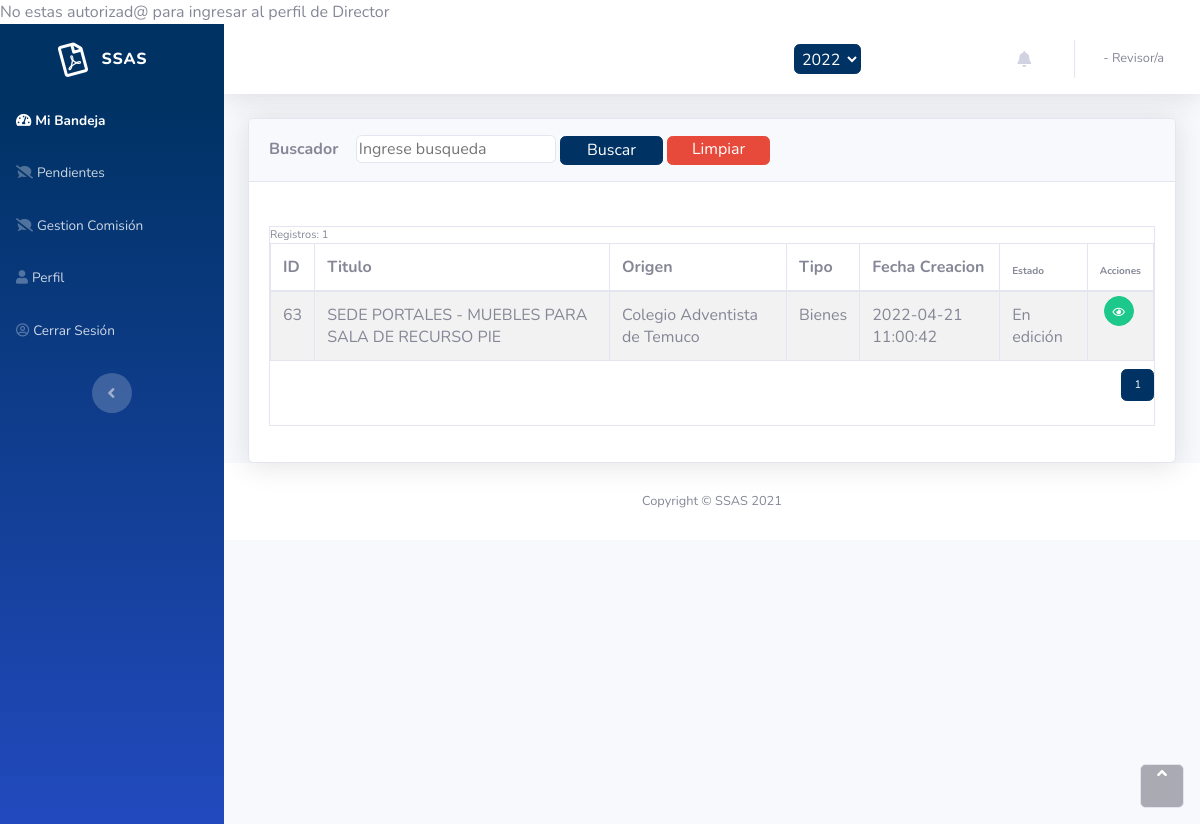
The app's page /Revisor/inicio.php (signed in) with its own data.
### tables this page shows
CREATE TABLE `solicitudes` (
  `id` int(11) NOT NULL,
  `rut_creador` varchar(20) NOT NULL,
  `rbd_colegio` varchar(20) NOT NULL,
  `tipo` varchar(12) NOT NULL,
  `titulo` varchar(100) NOT NULL,
  `justificacion` varchar(500) NOT NULL,
  `precio_total` int(11) DEFAULT NULL,
  `id_estado_actual` int(11) NOT NULL,
  `fecha_hora` datetime NOT NULL DEFAULT CURRENT_TIMESTAMP,
  `voto_interno` varchar(20) DEFAULT NULL,
  `fecha_voto_interno` date DEFAULT NULL
);

CREATE TABLE `colegios` (
  `rbd` varchar(20) NOT NULL,
  `rut_fundacion` varchar(20) NOT NULL,
  `nombre` varchar(100) NOT NULL,
  `direccion` varchar(100) NOT NULL
);

CREATE TABLE `estados` (
  `id` int(11) NOT NULL,
  `nombre` varchar(50) NOT NULL
);

### Revisor/inicio.php (the view, shortened to what this page needs)
<!DOCTYPE html>
<html>
<head>
    <link rel="stylesheet" href="../assets/bootstrap/css/bootstrap.min.css">
    <link rel="stylesheet" href="../assets/fonts/fontawesome-all.min.css">
    <link rel="stylesheet" type="text/css" href="../assets/alertifyjs/css/alertify.css">
    <link rel="stylesheet" type="text/css" href="../assets/alertifyjs/css/themes/default.css">
</head>
<body id="page-top">
    <div id="wrapper">
        <nav class="navbar navbar-dark align-items-start sidebar sidebar-dark accordion bg-gradient-primary p-0" style="background-color: rgb(0,50,100);">
            <div class="container-fluid d-flex flex-column p-0">
                <a class="navbar-brand d-flex justify-content-center align-items-center sidebar-brand m-0" href="#">
                    <div class="sidebar-brand-icon rotate-n-15"><i class="far fa-file-pdf"></i></div>
                    <div class="sidebar-brand-text mx-3"><span>SSAS</span></div>
                </a>
                <ul class="nav navbar-nav text-light" id="accordionSidebar">
                    <li class="nav-item"><a class="nav-link active" href="inicio.php"><i class="fas fa-tachometer-alt"></i><span>Mi Bandeja</span></a></li>
                    <li class="nav-item"><a class="nav-link" href="solicitudes-pendientes.php"><i class="fas fa-comment-slash"></i><span>Pendientes</span></a></li>
                    <li class="nav-item"><a class="nav-link" href="comision-interna.php"><i class="fas fa-comment-slash"></i><span>Gestion Comisión</span></a></li>
                    <li class="nav-item"><a class="nav-link" href="perfil.php"><i class="fas fa-user"></i><span>Perfil</span></a></li>
                    <li class="nav-item"><a class="nav-link" href="../inicio_sesion.php"><i class="far fa-user-circle"></i><span>Cerrar Sesión</span></a></li>
                </ul>
                <div class="text-center d-none d-md-inline"><button class="btn rounded-circle border-0" id="sidebarToggle" type="button"></button></div>
            </div>
        </nav>
        <div class="d-flex flex-column" id="content-wrapper">
            <div id="content">
                <nav class="navbar navbar-light navbar-expand bg-white shadow mb-4 topbar static-top">
                    <div class="container-fluid"><button class="btn btn-link d-md-none rounded-circle mr-3" id="sidebarToggleTop" type="button"><i class="fas fa-bars"></i></button>
                        <div class="btn-group" style="height: 30px;font-size: 10px;padding: 0px;margin: 0px;">
                            <select class="btn btn-primary" name="yearFilter" id="yearFilter" type="button" style="padding: 3px;">
                                <option value="2022">2022</option>
                            </select>
                        </div>
                    <ul class="nav navbar-nav flex-nowrap ml-auto">
                        <li class="nav-item dropdown no-arrow mx-1">
                            <div class="nav-item dropdown no-arrow"><a class="dropdown-toggle nav-link" data-toggle="dropdown" aria-expanded="false" href="#"><i class="fas fa-bell fa-fw"></i></a>
                            </div>
                        </li>
                        <li class="nav-item dropdown no-arrow">
                            <div class="nav-item dropdown no-arrow">
                                <a class="dropdown-toggle nav-link" data-toggle="dropdown" aria-expanded="false" href="#"><span class="d-none d-lg-inline mr-2 text-gray-600 small"><?php echo $userName;?> - Revisor/a</span></a>
                            </div>
                        </li>
                    </ul>
            </div>
            </nav>
            <div class="container-fluid" style="margin: 0px;">
                <div class="card shadow">
                    <form action="inicio.php" method="post">
                    <div class="card-header py-3"><strong>Buscador&nbsp; &nbsp;&nbsp;</strong><input class="border rounded" type="text" placeholder="Ingrese busqueda" name="busqueda" value="<?php if(isset($_REQUEST["busqueda"])){echo $_REQUEST["busqueda"]; }?>">
                    <input class="btn btn-primary" type="submit" style="margin: 0px;padding: 0px;height: 29px;width: 103px;" value="Buscar">
                    <a class="btn btn-danger" href="inicio.php" style="margin: 0px;padding: 0px;height: 29px;width: 103px;">Limpiar</a>
                    </div>
                    </form>
                    <div class="card-body">
                        <div class="table-responsive table-bordered table mt-2" id="dataTable" role="grid" aria-describedby="dataTable_info" style="font-size: 11px;height: auto;width: auto;">
                                        <table class="table table-striped table-bordered dataTable my-0" id="dataTable">
                                            <thead>
                                                <tr>
                                                    <th>ID</th>
                                                    <th>Titulo</th>
                                                    <th>Origen</th>
                                                    <th>Tipo</th>
                                                    <th>Fecha Creacion</th>
                                                    <th style="font-size: 10px;">Estado</th>
                                                    <th style="font-size: 10px;">Acciones</th>
                                                </tr>
                                            </thead>
                                            <?php
                                                $sql1="SELECT solicitudes.id, solicitudes.titulo, solicitudes.tipo, solicitudes.fecha_hora, estados.nombre as estado_actual,
                                                colegios.nombre as nombre_colegio FROM solicitudes INNER JOIN colegios on colegios.rbd=solicitudes.rbd_colegio
                                                INNER JOIN estados on solicitudes.id_estado_actual=estados.id WHERE solicitudes.id_estado_actual >= 5 ";
                                                if (isset($_REQUEST['busqueda'])){
                                                    $search=$_REQUEST["busqueda"];
                                                    $sql1=$sql1." and solicitudes.titulo LIKE '%$search%' or solicitudes.id='$search'";
                                                }else{
                                                    $search="";
                                                }
                                                $sql1=$sql1." ORDER BY solicitudes.id DESC ";
                                                $result1 = mysqli_query($connection,$sql1);
                                                $num_rows_sql1=mysqli_num_rows($result1);
                                                echo "<br>";
                                                $regs_per_page= 15 ;
                                                if(empty($_GET['pagina'])){
                                                    $pagina=1;
                                                }else{
                                                    $pagina=$_GET['pagina'];
                                                }
                                                $from=($pagina-1) * $regs_per_page;
                                                $total_pages = ceil($num_rows_sql1/$regs_per_page);
                                                $sql2=$sql1." LIMIT $from,$regs_per_page";
                                                $result2 = mysqli_query($connection,$sql2);
                                                $num_rows_sql2= mysqli_num_rows($result2);
                                                if($num_rows_sql2>0){
                                                    while ($row=mysqli_fetch_array($result2)){
                                                        ?>
                                                        <tr>
                                                            <td><?php echo $row["id"];?></td>
                                                            <td><?php echo $row["titulo"];?></td>
                                                            <td><?php echo $row["nombre_colegio"];?></td>
                                                            <td><?php echo $row["tipo"];?></td>
                                                            <td><?php echo $row["fecha_hora"];?></td>
                                                            <td><?php echo $row["estado_actual"];?></td>
                                                            <td><a class="btn btn-success btn-circle ml-1" role="button" style="font-size: 11px;width: 30px;height: 30px;margin: -8px;" href="solicitud.php?numero=<?php echo $row["id"];?>"><i class="far fa-eye text-white"></i></a></td>
                                                        </tr>
                                                <?php
                                                    }
                                                }
                                                ?>
                                        </table>
                                        <?php
                                        if ($num_rows_sql1!=0){
                                        ?>
                                        <nav class="d-lg-flex justify-content-lg-end dataTables_paginate paging_simple_numbers my-2">
                                            <ul class="pagination">
                                               <?php
                                                    for($i=1; $i<=$total_pages; $i++){
                                                        if($i==$pagina){
                                                            echo '<li class="page-item active"><a class="page-link">'.$i.'</a></li>';
                                                        }else{
                                                            echo '<li class="page-item"><a class="page-link" href="?pagina='.$i.'&'.$search.'">'.$i.'</a></li>';
                                                        }
                                                    }
                                                ?>
                                            </ul>
                                        </nav>
                                        <?php
                                        }
                                        ?>
                                        </div>
                                </div>
            </div>
        </div>
        <footer class="bg-white sticky-footer">
            <div class="container my-auto">
                <div class="text-center my-auto copyright"><span>Copyright © SSAS 2021</span></div>
            </div>
        </footer>
    </div><a class="border rounded d-inline scroll-to-top" href="#page-top"><i class="fas fa-angle-up"></i></a></div>
</body>
</html>

### records on screen
solicitudes: id "63", titulo "SEDE PORTALES - MUEBLES PARA SALA DE RECURSO PIE", rbd_colegio.nombre "Colegio Adventista de Temuco", tipo "Bienes", fecha_hora "2022-04-21 11:00:42", id_estado_actual.nombre "En edición"
